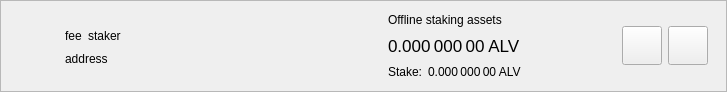
<?xml version="1.0" encoding="UTF-8"?>
<ui version="4.0">
 <class>DelegationItemWidget</class>
 <widget class="QWidget" name="DelegationItemWidget">
  <property name="geometry">
   <rect>
    <x>0</x>
    <y>0</y>
    <width>727</width>
    <height>92</height>
   </rect>
  </property>
  <property name="sizePolicy">
   <sizepolicy hsizetype="Preferred" vsizetype="Maximum">
    <horstretch>0</horstretch>
    <verstretch>0</verstretch>
   </sizepolicy>
  </property>
  <property name="windowTitle">
   <string>Form</string>
  </property>
  <layout class="QVBoxLayout" name="verticalLayout_2">
   <property name="spacing">
    <number>0</number>
   </property>
   <property name="leftMargin">
    <number>0</number>
   </property>
   <property name="topMargin">
    <number>0</number>
   </property>
   <property name="rightMargin">
    <number>0</number>
   </property>
   <property name="bottomMargin">
    <number>0</number>
   </property>
   <item>
    <widget class="QFrame" name="delegationItemFrame">
     <property name="frameShape">
      <enum>QFrame::StyledPanel</enum>
     </property>
     <property name="frameShadow">
      <enum>QFrame::Raised</enum>
     </property>
     <layout class="QHBoxLayout" name="horizontalLayout">
      <property name="topMargin">
       <number>0</number>
      </property>
      <property name="bottomMargin">
       <number>0</number>
      </property>
      <item>
       <widget class="QLabel" name="delegationLogo">
        <property name="sizePolicy">
         <sizepolicy hsizetype="Fixed" vsizetype="Fixed">
          <horstretch>0</horstretch>
          <verstretch>0</verstretch>
         </sizepolicy>
        </property>
        <property name="minimumSize">
         <size>
          <width>40</width>
          <height>40</height>
         </size>
        </property>
        <property name="alignment">
         <set>Qt::AlignCenter</set>
        </property>
       </widget>
      </item>
      <item>
       <widget class="QStackedWidget" name="stackedWidget">
        <property name="currentIndex">
         <number>0</number>
        </property>
        <widget class="QWidget" name="page">
         <layout class="QHBoxLayout" name="horizontalLayout_4">
          <item>
           <layout class="QHBoxLayout" name="horizontalLayout_3">
            <item>
             <layout class="QVBoxLayout" name="verticalLayout">
              <property name="rightMargin">
               <number>15</number>
              </property>
              <item>
               <spacer name="verticalSpacer_2">
                <property name="orientation">
                 <enum>Qt::Vertical</enum>
                </property>
                <property name="sizeHint" stdset="0">
                 <size>
                  <width>20</width>
                  <height>0</height>
                 </size>
                </property>
               </spacer>
              </item>
              <item alignment="Qt::AlignLeft">
               <widget class="QWidget" name="widgetDelegation" native="true">
                <property name="minimumSize">
                 <size>
                  <width>280</width>
                  <height>0</height>
                 </size>
                </property>
                <layout class="QHBoxLayout" name="horizontalLayout_2" stretch="0,0,1">
                 <property name="leftMargin">
                  <number>0</number>
                 </property>
                 <property name="topMargin">
                  <number>0</number>
                 </property>
                 <property name="rightMargin">
                  <number>0</number>
                 </property>
                 <property name="bottomMargin">
                  <number>0</number>
                 </property>
                 <item alignment="Qt::AlignLeft">
                  <widget class="QLabel" name="labelFee">
                   <property name="text">
                    <string>fee</string>
                   </property>
                   <property name="textInteractionFlags">
                    <set>Qt::LinksAccessibleByMouse|Qt::TextSelectableByMouse</set>
                   </property>
                  </widget>
                 </item>
                 <item alignment="Qt::AlignLeft">
                  <widget class="QLabel" name="labelStaker">
                   <property name="text">
                    <string>staker</string>
                   </property>
                   <property name="textInteractionFlags">
                    <set>Qt::LinksAccessibleByMouse|Qt::TextSelectableByMouse</set>
                   </property>
                  </widget>
                 </item>
                 <item>
                  <spacer name="horizontalSpacer">
                   <property name="orientation">
                    <enum>Qt::Horizontal</enum>
                   </property>
                   <property name="sizeType">
                    <enum>QSizePolicy::Minimum</enum>
                   </property>
                   <property name="sizeHint" stdset="0">
                    <size>
                     <width>0</width>
                     <height>20</height>
                    </size>
                   </property>
                  </spacer>
                 </item>
                </layout>
               </widget>
              </item>
              <item alignment="Qt::AlignLeft">
               <widget class="QLabel" name="labelAddress">
                <property name="text">
                 <string>address</string>
                </property>
                <property name="textInteractionFlags">
                 <set>Qt::LinksAccessibleByMouse|Qt::TextSelectableByMouse</set>
                </property>
               </widget>
              </item>
              <item>
               <spacer name="verticalSpacer">
                <property name="orientation">
                 <enum>Qt::Vertical</enum>
                </property>
                <property name="sizeHint" stdset="0">
                 <size>
                  <width>20</width>
                  <height>0</height>
                 </size>
                </property>
               </spacer>
              </item>
             </layout>
            </item>
            <item>
             <widget class="QWidget" name="vLineAssets" native="true">
              <property name="minimumSize">
               <size>
                <width>1</width>
                <height>0</height>
               </size>
              </property>
             </widget>
            </item>
            <item>
             <widget class="QWidget" name="widgetStakingAssets" native="true">
              <property name="sizePolicy">
               <sizepolicy hsizetype="Minimum" vsizetype="Preferred">
                <horstretch>0</horstretch>
                <verstretch>0</verstretch>
               </sizepolicy>
              </property>
              <layout class="QVBoxLayout" name="verticalLayout_3">
               <property name="leftMargin">
                <number>15</number>
               </property>
               <property name="topMargin">
                <number>0</number>
               </property>
               <property name="rightMargin">
                <number>15</number>
               </property>
               <property name="bottomMargin">
                <number>0</number>
               </property>
               <item>
                <widget class="QLabel" name="labelAssetsText">
                 <property name="text">
                  <string>Offline staking assets</string>
                 </property>
                 <property name="alignment">
                  <set>Qt::AlignLeading|Qt::AlignLeft|Qt::AlignVCenter</set>
                 </property>
                </widget>
               </item>
               <item>
                <widget class="QLabel" name="labelAssets">
                 <property name="font">
                  <font>
                   <pointsize>13</pointsize>
                  </font>
                 </property>
                 <property name="cursor">
                  <cursorShape>IBeamCursor</cursorShape>
                 </property>
                 <property name="toolTip">
                  <string>Your current spendable balance</string>
                 </property>
                 <property name="text">
                  <string notr="true">0.000 000 00 ALV</string>
                 </property>
                 <property name="alignment">
                  <set>Qt::AlignLeading|Qt::AlignLeft|Qt::AlignVCenter</set>
                 </property>
                 <property name="textInteractionFlags">
                  <set>Qt::LinksAccessibleByMouse|Qt::TextSelectableByMouse</set>
                 </property>
                </widget>
               </item>
               <item>
                <layout class="QHBoxLayout" name="horizontalLayout_6">
                 <property name="spacing">
                  <number>6</number>
                 </property>
                 <item>
                  <widget class="QLabel" name="labelStakeText">
                   <property name="sizePolicy">
                    <sizepolicy hsizetype="Maximum" vsizetype="Preferred">
                     <horstretch>0</horstretch>
                     <verstretch>0</verstretch>
                    </sizepolicy>
                   </property>
                   <property name="text">
                    <string>Stake:</string>
                   </property>
                   <property name="alignment">
                    <set>Qt::AlignLeading|Qt::AlignLeft|Qt::AlignVCenter</set>
                   </property>
                  </widget>
                 </item>
                 <item>
                  <widget class="QLabel" name="labelStake">
                   <property name="text">
                    <string>0.000 000 00 ALV</string>
                   </property>
                   <property name="alignment">
                    <set>Qt::AlignLeading|Qt::AlignLeft|Qt::AlignVCenter</set>
                   </property>
                   <property name="textInteractionFlags">
                    <set>Qt::LinksAccessibleByMouse|Qt::TextSelectableByMouse</set>
                   </property>
                  </widget>
                 </item>
                 <item>
                  <spacer name="horizontalSpacer_4">
                   <property name="orientation">
                    <enum>Qt::Horizontal</enum>
                   </property>
                   <property name="sizeType">
                    <enum>QSizePolicy::Minimum</enum>
                   </property>
                   <property name="sizeHint" stdset="0">
                    <size>
                     <width>0</width>
                     <height>0</height>
                    </size>
                   </property>
                  </spacer>
                 </item>
                </layout>
               </item>
              </layout>
             </widget>
            </item>
            <item>
             <spacer name="horizontalSpacer_2">
              <property name="orientation">
               <enum>Qt::Horizontal</enum>
              </property>
              <property name="sizeHint" stdset="0">
               <size>
                <width>193</width>
                <height>20</height>
               </size>
              </property>
             </spacer>
            </item>
            <item>
             <widget class="QToolButton" name="buttonSplit">
              <property name="text">
               <string/>
              </property>
              <property name="iconSize">
               <size>
                <width>32</width>
                <height>32</height>
               </size>
              </property>
             </widget>
            </item>
            <item>
             <widget class="QToolButton" name="buttonRemove">
              <property name="text">
               <string/>
              </property>
              <property name="iconSize">
               <size>
                <width>32</width>
                <height>32</height>
               </size>
              </property>
             </widget>
            </item>
           </layout>
          </item>
         </layout>
        </widget>
        <widget class="QWidget" name="page_2">
         <layout class="QHBoxLayout" name="horizontalLayout_5">
          <item>
           <widget class="QLabel" name="labelNewDelegation">
            <property name="text">
             <string>Add new delegations</string>
            </property>
           </widget>
          </item>
          <item>
           <spacer name="horizontalSpacer_3">
            <property name="orientation">
             <enum>Qt::Horizontal</enum>
            </property>
            <property name="sizeHint" stdset="0">
             <size>
              <width>408</width>
              <height>20</height>
             </size>
            </property>
           </spacer>
          </item>
          <item>
           <widget class="QToolButton" name="buttonRestore">
            <property name="text">
             <string/>
            </property>
            <property name="iconSize">
             <size>
              <width>32</width>
              <height>32</height>
             </size>
            </property>
           </widget>
          </item>
          <item>
           <widget class="QToolButton" name="buttonAdd">
            <property name="text">
             <string/>
            </property>
            <property name="iconSize">
             <size>
              <width>32</width>
              <height>32</height>
             </size>
            </property>
           </widget>
          </item>
         </layout>
        </widget>
       </widget>
      </item>
     </layout>
    </widget>
   </item>
  </layout>
 </widget>
 <resources/>
 <connections/>
</ui>
